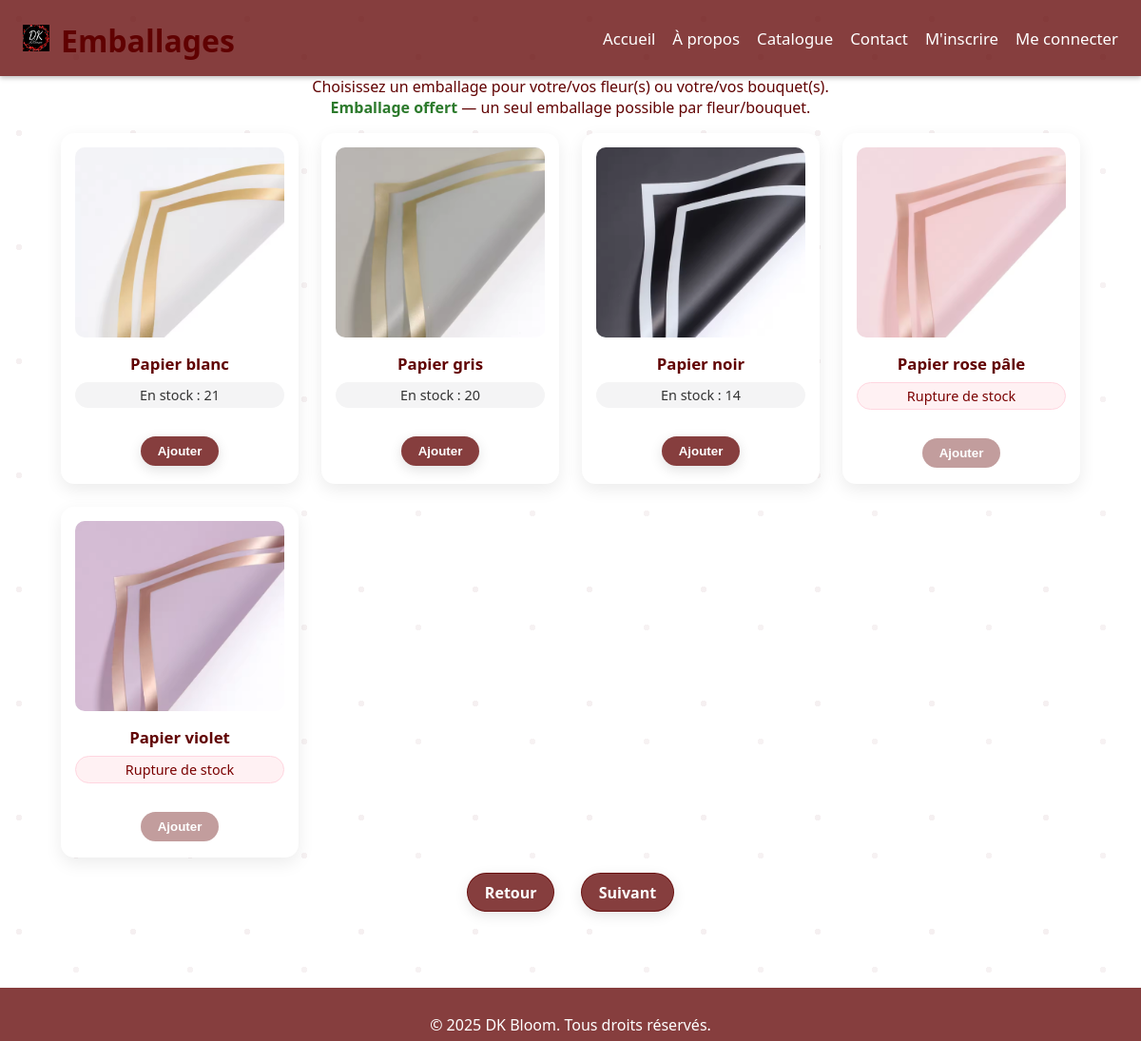
Page /pages/interface_emballage.php on the committed database.
### tables this page shows
CREATE TABLE `EMBALLAGE` (
                             `EMB_ID` bigint(20) NOT NULL,
                             `EMB_NOM` varchar(120) NOT NULL,
                             `EMB_COULEUR` varchar(40) NOT NULL,
                             `EMB_QTE_STOCK` int(11) NOT NULL DEFAULT 0,
                             `EMB_IMG` varchar(50) DEFAULT NULL,
                             `EMB_ACTIF` tinyint(1) NOT NULL DEFAULT 1 COMMENT '1=actif,0=inactif'
);

### pages/interface_emballage.php (the view, shortened to what this page needs)
<?php
$dir  = rtrim(dirname($_SERVER['PHP_SELF'] ?? $_SERVER['SCRIPT_NAME']), '/\\');
$BASE = ($dir === '' || $dir === '.') ? '/' : $dir . '/';
$origin = $_GET['from'] ?? '';
if ($origin === '') $origin = 'bouquet';
$retourSupp = $BASE . 'interface_supplement.php?from=' . urlencode($origin);
$suivantCmd = $BASE . 'commande.php';
$pdo = require __DIR__ . '/../database/config/connexionBDD.php';
$sql = "SELECT EMB_ID, EMB_NOM, EMB_COULEUR, COALESCE(EMB_QTE_STOCK,0) AS STOCK
        FROM EMBALLAGE
        ORDER BY EMB_NOM";
$embs = $pdo->query($sql)->fetchAll(PDO::FETCH_ASSOC);
$legacyMap = array(
    1 => 'emballage_blanc.PNG',
    4 => 'emballage_gris.PNG',
    2 => 'emballage_noir.PNG',
    3 => 'emballage_rose.PNG',
    5 => 'emballage_violet.PNG'
);
function resolveEmbImage(int $id, string $name, string $BASE, array $legacyMap): ?string {
    $fsRoot = __DIR__;
    $fs1 = $fsRoot . "/img/emballages/emb_{$id}.png";
    if (!empty($legacyMap[$id])) {
        $legacy = $legacyMap[$id];
        $fs2 = $fsRoot . "/img/" . $legacy;
        if (is_file($fs2)) return $BASE . "img/" . $legacy;
    }
    return null;
}
?>
<!DOCTYPE html>
<html lang="fr">
<head>
    <link rel="stylesheet" href="<?= $BASE ?>css/style_header_footer.css">
    <link rel="stylesheet" href="<?= $BASE ?>css/style.css">
    <link rel="stylesheet" href="<?= $BASE ?>css/style_catalogue.css">
</head>
<body>
<?php include __DIR__ . '/includes/header.php'; ?>
<main id="emb-page" class="container catalogue-page" role="main">
    <h1 class="section-title">Emballages</h1>
    <p class="muted" style="text-align:center;margin:-6px 0 16px;">
        Choisissez un emballage pour votre/vos fleur(s) ou votre/vos bouquet(s).<br>
        <strong class="price">Emballage offert</strong> — un seul emballage possible par fleur/bouquet.
    </p>
    <div id="emb-grid" aria-label="Liste d'emballages">
        <?php foreach ($embs as $e):
            $id    = (int)$e['EMB_ID'];
            $name  = $e['EMB_NOM'];
            $stock = (int)$e['STOCK'];
            $imgUrl = resolveEmbImage($id, $name, $BASE, $legacyMap);
            $disabled = $stock <= 0;
            ?>
            <div class="card product"
                 data-emb-id="<?= $id ?>"
                 data-name="<?= htmlspecialchars($name, ENT_QUOTES, 'UTF-8') ?>"
                 data-stock="<?= $stock ?>"
                 data-disabled="<?= $disabled ? '1' : '0' ?>">
                <?php if ($imgUrl): ?>
                    <img src="<?= htmlspecialchars($imgUrl) ?>" alt="<?= htmlspecialchars($name) ?>" loading="lazy">
                <?php endif; ?>
                <h3><?= htmlspecialchars($name) ?></h3>
                <span class="stock-badge <?= $disabled ? 'out':'' ?>" data-stock-badge>
          <?= $disabled ? 'Rupture de stock' : ('En stock : '.$stock) ?>
        </span>
                <br>
                <button type="button" class="add-to-cart" data-add <?= $disabled ? 'disabled' : '' ?>>
                    Ajouter
                </button>
            </div>
        <?php endforeach; ?>
    </div>
    <div class="nav-actions">
        <a href="<?= htmlspecialchars($retourSupp) ?>" class="button">Retour</a>
        <a href="<?= htmlspecialchars($suivantCmd) ?>" class="button">Suivant</a>
    </div>
</main>
<?php include __DIR__ . '/includes/footer.php'; ?>
</body>
</html>

### pages/css/style_header_footer.css (style rules this page uses)
:root { --brand: var(--accent, #7a0000); --container: 1200px; --header-h: 80px; }
* { box-sizing: border-box; }
html,body { height:100%; }
body { min-height:100%; display:flex; flex-direction:column; padding-top: var(--header-h); }
main { flex:1; }
.container { max-width: var(--container); margin-inline: auto; padding-inline: 16px; }

### pages/css/style.css (style rules this page uses)
:root { --bg: #ffffff; --paper: #ffffff; --ink: rgb(97, 2, 2); --muted: rgb(97, 2, 2); --accent: rgba(97, 2, 2, 0.76); --accent-2: rgb(159, 19, 19); --ring:#ffffff22; --radius:20px; --shadow:0 10px 30px rgba(0,0,0,.35); }
* { box-sizing: border-box; }

### pages/css/style_catalogue.css (style rules this page uses)
:root { --accent-ui: var(--brand, var(--accent, #8d0e0e)); --accent-ui-weak: color-mix(in srgb, var(--accent-ui) 78%, #000 22%); --card-min: 240px; }
.price { font-weight: 600 }
.stock-badge { display: inline-block; margin-top: 6px; padding: 3px 8px; border-radius: 999px; font-size: .78rem; background: #eee; color: #333; }
.add-to-cart { display: inline-flex; align-items: center; justify-content: center; padding: 10px 18px; border-radius: 999px; font-weight: 700; background: var(--accent-ui); color: #fff; border: 1px solid var(--accent-ui); text-decoration: none; box-shadow: 0 4px 14px rgba(0,0,0,.12); transition: background .2s ease, transform .15s ease, box-shadow .15s ease; }
.add-to-cart:disabled { opacity: .55; cursor: not-allowed; transform: none; box-shadow: none; }
.nav-actions { display: flex; gap: 16px; justify-content: center; margin: 16px 0 24px; }
.nav-actions .button { display: inline-flex; align-items: center; justify-content: center; padding: 10px 18px; border-radius: 999px; font-weight: 700; background: #fff; color: var(--accent-ui); border: 1px solid var(--accent-ui); text-decoration: none; box-shadow: 0 4px 14px rgba(0,0,0,.10); transition: color .2s ease, background .2s ease, transform .15s ease, box-shadow .15s ease; }

### pages/interface_emballage.php (style rules this page uses)
#emb-grid { display:grid !important; grid-template-columns: repeat(auto-fill, minmax(230px, 1fr)) !important; gap:24px !important; max-width:1200px; margin:0 auto; align-items:stretch; }
.card.product { width:100% !important; max-width:none !important; background:#fff; border-radius:14px; box-shadow:0 6px 18px rgba(0,0,0,.08); padding:14px 14px 16px; display:flex; flex-direction:column; justify-content:flex-start; position:relative; text-align:center; }
.card.product img { width:100%; height:200px; object-fit:cover; border-radius:10px; margin-bottom:10px; display:block; }
.card.product h3 { margin:6px 0 2px; font-size:1.05rem; }
.price { font-weight:600; color:#2c7a2c; margin-bottom:10px; }
.stock-badge { margin:6px 0 8px; font-size:.9rem; padding:4px 8px; border-radius:999px; display:inline-block; background:#f4f4f5; color:#333; }
.stock-badge.out { background:#fff1f3; color:#7a0000; border:1px solid #ffd6e0; }
.add-to-cart { align-self:center; padding:.5rem 1.1rem; border-radius:999px; background:var(--accent, #7b0d15); color:#fff; border:none; cursor:pointer; transition:transform .06s ease, filter .2s ease; }
.add-to-cart[disabled] { opacity:.5; cursor:not-allowed; }
.nav-actions { text-align:center; margin:16px 0 24px; }
.nav-actions .button { display:inline-block; margin:0 6px; padding:.55rem 1.1rem; border-radius:999px; background:var(--accent, #7b0d15); color:#fff; text-decoration:none; }

### rows in the picture
emballage: shows a picture, EMB_NOM "Papier blanc", stock "21"
emballage: shows a picture, EMB_NOM "Papier gris", stock "20"
emballage: shows a picture, EMB_NOM "Papier noir", stock "14"
emballage: shows a picture, EMB_NOM "Papier rose pâle", shows "Rupture de stock"
emballage: shows a picture, EMB_NOM "Papier violet", shows "Rupture de stock"
